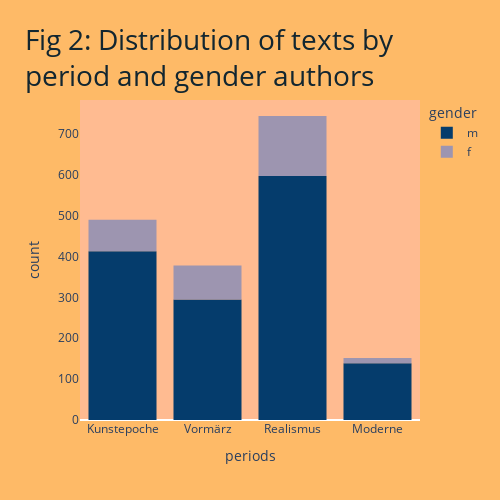

The notebook cell saved with this chart:
### Code cell
fig = px.histogram(df,
                   x="periods",
                   color="gender",
                   color_discrete_sequence=['#053c6c', '#9d95b0'],
                   title="Fig 2: Distribution of texts by<br>period and gender authors")
fig.update_layout({"plot_bgcolor":"#ffbb91", "paper_bgcolor":"#feba67", "width":500, "height":500},
                  xaxis=dict(showgrid=False),
                  yaxis=dict(showgrid=False),
                  title_font_color="#122630",
                  title=dict(font=dict(size=28), yref='paper')
                  )
fig.show()

### Figure 1 — Plotly figure (JSON) as saved in the notebook; plotly's stock layout.template omitted (floating-point values rounded to 4 significant figures; data arrays with more than 128 entries replaced by an {"elided": "..."} marker saying what was removed)
{"data": [{"alignmentgroup": "True", "bingroup": "x", "hovertemplate": "gender=m<br>periods=%{x}<br>count=%{y}<extra></extra>", "legendgroup": "m", "marker": {"color": "#053c6c", "pattern": {"shape": ""}}, "name": "m", "offsetgroup": "m", "orientation": "v", "showlegend": true, "type": "histogram", "x": {"elided": "1444 str values"}, "xaxis": "x", "yaxis": "y"}, {"alignmentgroup": "True", "bingroup": "x", "hovertemplate": "gender=f<br>periods=%{x}<br>count=%{y}<extra></extra>", "legendgroup": "f", "marker": {"color": "#9d95b0", "pattern": {"shape": ""}}, "name": "f", "offsetgroup": "f", "orientation": "v", "showlegend": true, "type": "histogram", "x": {"elided": "320 str values"}, "xaxis": "x", "yaxis": "y"}], "layout": {"barmode": "relative", "height": 500, "legend": {"title": {"text": "gender"}, "tracegroupgap": 0}, "paper_bgcolor": "#feba67", "plot_bgcolor": "#ffbb91", "title": {"font": {"color": "#122630", "size": 28}, "text": "Fig 2: Distribution of texts by<br>period and gender authors", "yref": "paper"}, "width": 500, "xaxis": {"anchor": "y", "autorange": true, "domain": [0, 1], "range": [-0.5, 3.5], "showgrid": false, "title": {"text": "periods"}, "type": "category"}, "yaxis": {"anchor": "x", "autorange": true, "domain": [0, 1], "range": [0, 783.2], "showgrid": false, "title": {"text": "count"}}}}
